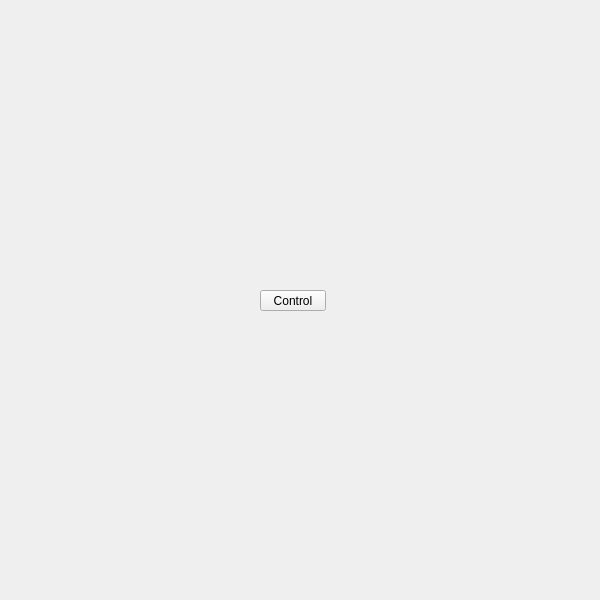
<?xml version="1.0" encoding="UTF-8"?>
<ui version="4.0">
 <class>QtUi</class>
 <widget class="QMainWindow" name="QtUi">
  <property name="enabled">
   <bool>true</bool>
  </property>
  <property name="geometry">
   <rect>
    <x>0</x>
    <y>0</y>
    <width>600</width>
    <height>600</height>
   </rect>
  </property>
  <property name="sizePolicy">
   <sizepolicy hsizetype="Ignored" vsizetype="Ignored">
    <horstretch>0</horstretch>
    <verstretch>0</verstretch>
   </sizepolicy>
  </property>
  <property name="minimumSize">
   <size>
    <width>0</width>
    <height>0</height>
   </size>
  </property>
  <property name="maximumSize">
   <size>
    <width>600</width>
    <height>600</height>
   </size>
  </property>
  <property name="toolButtonStyle">
   <enum>Qt::ToolButtonIconOnly</enum>
  </property>
  <property name="tabShape">
   <enum>QTabWidget::Triangular</enum>
  </property>
  <property name="dockNestingEnabled">
   <bool>true</bool>
  </property>
  <property name="dockOptions">
   <set>QMainWindow::AllowNestedDocks|QMainWindow::AllowTabbedDocks|QMainWindow::AnimatedDocks|QMainWindow::ForceTabbedDocks</set>
  </property>
  <widget class="QWidget" name="widget">
   <property name="sizePolicy">
    <sizepolicy hsizetype="Ignored" vsizetype="Ignored">
     <horstretch>0</horstretch>
     <verstretch>0</verstretch>
    </sizepolicy>
   </property>
   <widget class="QPushButton" name="i033">
    <property name="geometry">
     <rect>
      <x>260</x>
      <y>290</y>
      <width>66</width>
      <height>21</height>
     </rect>
    </property>
    <property name="minimumSize">
     <size>
      <width>0</width>
      <height>21</height>
     </size>
    </property>
    <property name="maximumSize">
     <size>
      <width>66</width>
      <height>21</height>
     </size>
    </property>
    <property name="accessibleName">
     <string>control</string>
    </property>
    <property name="text">
     <string>Control</string>
    </property>
   </widget>
  </widget>
 </widget>
 <resources/>
 <connections/>
 <designerdata>
  <property name="gridDeltaX">
   <number>5</number>
  </property>
  <property name="gridDeltaY">
   <number>10</number>
  </property>
  <property name="gridSnapX">
   <bool>true</bool>
  </property>
  <property name="gridSnapY">
   <bool>true</bool>
  </property>
  <property name="gridVisible">
   <bool>true</bool>
  </property>
 </designerdata>
</ui>
